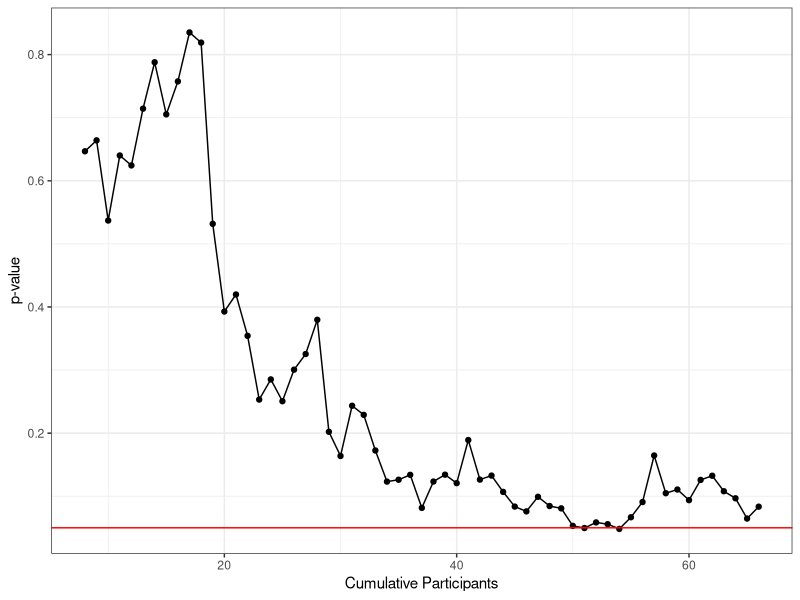
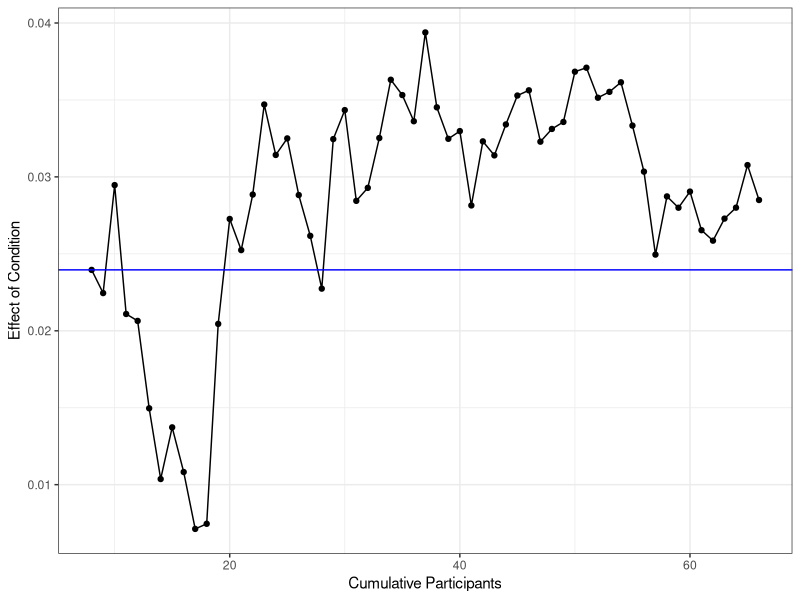
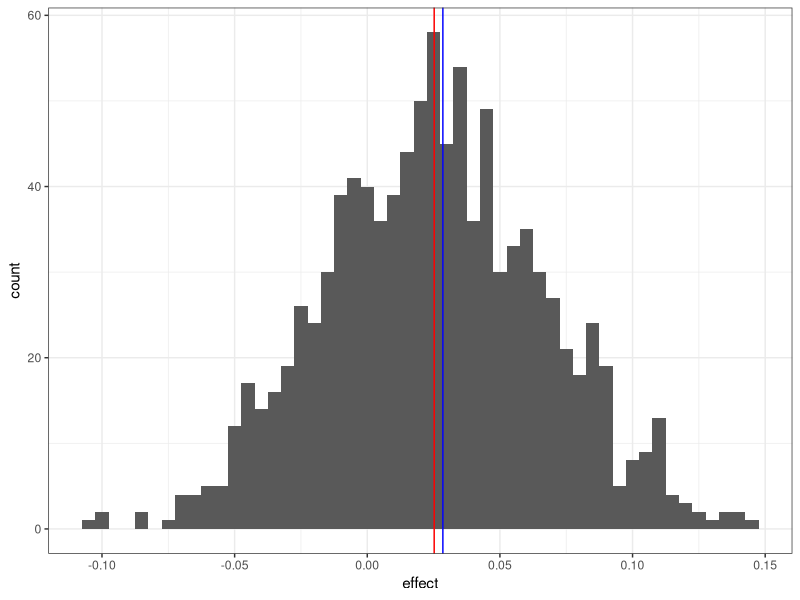
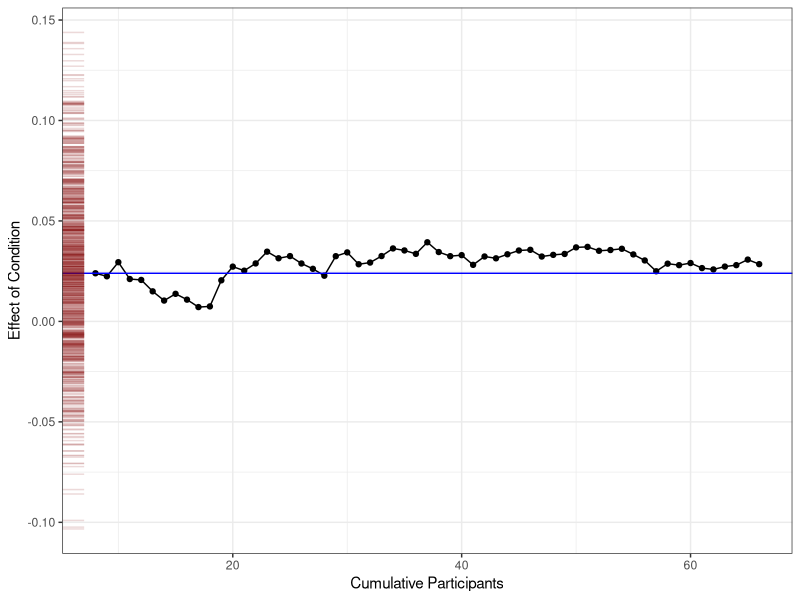

R code for these plots, in order:
## ---- chunk 1
knitr::opts_chunk$set(echo = TRUE,
                      warning = FALSE)
## ---- chunk 2
library(tidyverse)
library(lme4)
library(lmerTest)

data <- read_csv("data_clean.csv") %>%
  mutate(ItemID = as_factor(ItemID),
         Condition = as_factor(Condition))
## ---- chunk 3
# Function to save p-values and effect sizes 
model.info.extractor <- function(dataset, filter.low, filter.high, model.formula) {
  
  n <- length(unique(dataset$SubjectID))
  Subs <- seq(from = 8, to = n, by = 1)
  data <- filter(dataset, logRT > log(filter.low), logRT < log(filter.high))
  
  # Initialize output
  output <- data.frame(Subs = vector("integer", length(Subs)), 
                       p.val = vector("double", length(Subs)), 
                       effect = vector("double", length(Subs)))
  
  for (i in 1:length(Subs)) {
    
    temp.data <- data %>%
      filter(SubjectID <= Subs[i])
    
    contrasts(temp.data$Condition) <- c(-1/2,1/2)
    model <- lmer(model.formula, data = temp.data)


    output$Subs[i] <- Subs[i]
    output$p.val[i] <- coef(summary(model))[,"Pr(>|t|)"]["Condition1"]
    output$effect[i] <- coef(summary(model))[,"Estimate"]["Condition1"]
  }
  return(output)
}
## ---- chunk 4
# Change <- model.info.extractor(data, 150, 2000,
#                                       logRT ~ Condition + logTrial + Duration
#                                       + (1 + Condition + logTrial|SubjectID)
#                                       + (1|ItemID))
# write_csv(Change, "Change.csv")

Change <- read.csv("Change.csv")
Change
## ---- chunk 5
ggplot(Change, aes(x = sample, y = p.val)) +
  geom_point() +
  geom_line() +
  geom_hline(yintercept = .05, color = "red") +
  xlab("Cumulative Participants") + ylab("p-value") +
  theme_bw()
## ---- chunk 6
ggplot(Change, aes(x = sample, y = effect)) +
  geom_point() +
  geom_line() +
  geom_hline(yintercept = Change$effect[1], color = "blue") +
  xlab("Cumulative Participants") + ylab("Effect of Condition") +
  theme_bw()
## ---- chunk 7
effect.size.extractor <- function(dataset, sims, model.formula) {
  
  n <- length(unique(dataset$SubjectID))
  
  # Initialize output
  output <- data.frame(SampleNum = vector("integer", sims), 
                       p.val = vector("double", sims), 
                       effect = vector("double", sims))
  
  for (i in 1:sims) {
    
    #Random Subset of Subjects
    data.filt <- dataset %>%
      ungroup() %>%
      select(SubjectID) %>%
      distinct() %>%
      #assign random number to each subject
      mutate(RandSub = sample(1:n, n, replace = F)) %>%
      right_join(data, by = "SubjectID") %>%
      #keep only random subjects 1-8
      filter(RandSub <= 8) %>%
      #apply desired filters
      filter(logRT > log(150), logRT < log(2000))
    
    #Run the Model
    contrasts(data.filt$Condition) <- c(-1/2,1/2)
    model <- lmer(model.formula, data = data.filt)

    #Store the output
    output$SampleNum[i] <- i
    output$p.val[i] <- coef(summary(model))[,"Pr(>|t|)"]["Condition1"]
    output$effect[i] <- coef(summary(model))[,"Estimate"]["Condition1"]
  }
  return(output)
}

## ---- chunk 8
# resample <- effect.size.extractor(dataset = data, sims = 1000, model.formula = logRT ~ Condition + logTrial  
#                                   + (1 + Condition + logTrial|SubjectID) + (1|ItemID))
# write_csv(resample, "resample.csv")
resample <- read.csv("resample.csv")
## ---- chunk 9
ggplot(resample, aes(x= effect)) +
  geom_histogram(binwidth = .005) +
  geom_vline(xintercept = mean(resample$effect), color = "red") +
  geom_vline(xintercept = Change$effect[59], color = "blue") +
  theme_bw()
## ---- chunk 10
ggplot(Change) +
  geom_point(aes(x = sample, y = effect)) +
  geom_line(aes(x = sample, y = effect)) +
  geom_hline(yintercept = Change$effect[1], color = "blue") +
  xlab("Cumulative Participants") + ylab("Effect of Condition") +
  geom_rug(data = resample, aes(y = effect), col=rgb(.5,0,0,alpha=.15)) +
  theme_bw()
